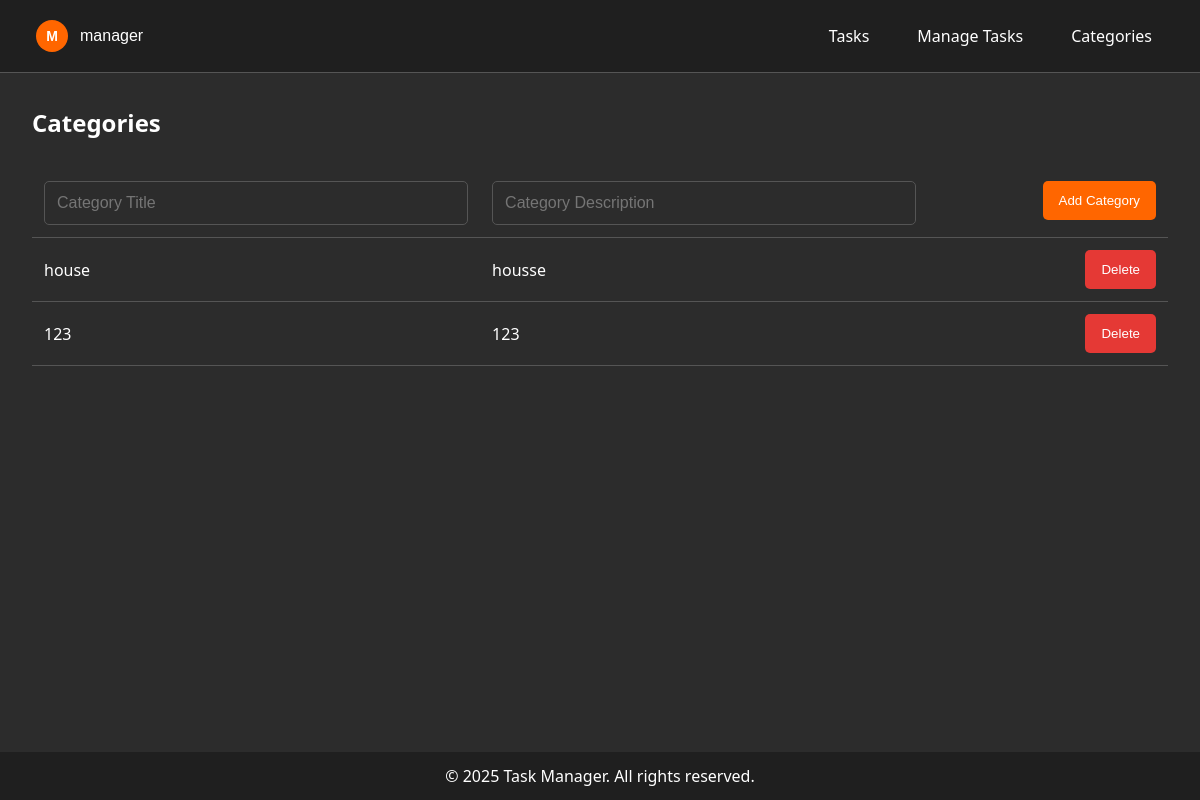
/trial-1/manage-categories/ (signed in), run on an earlier commit of the app's database.
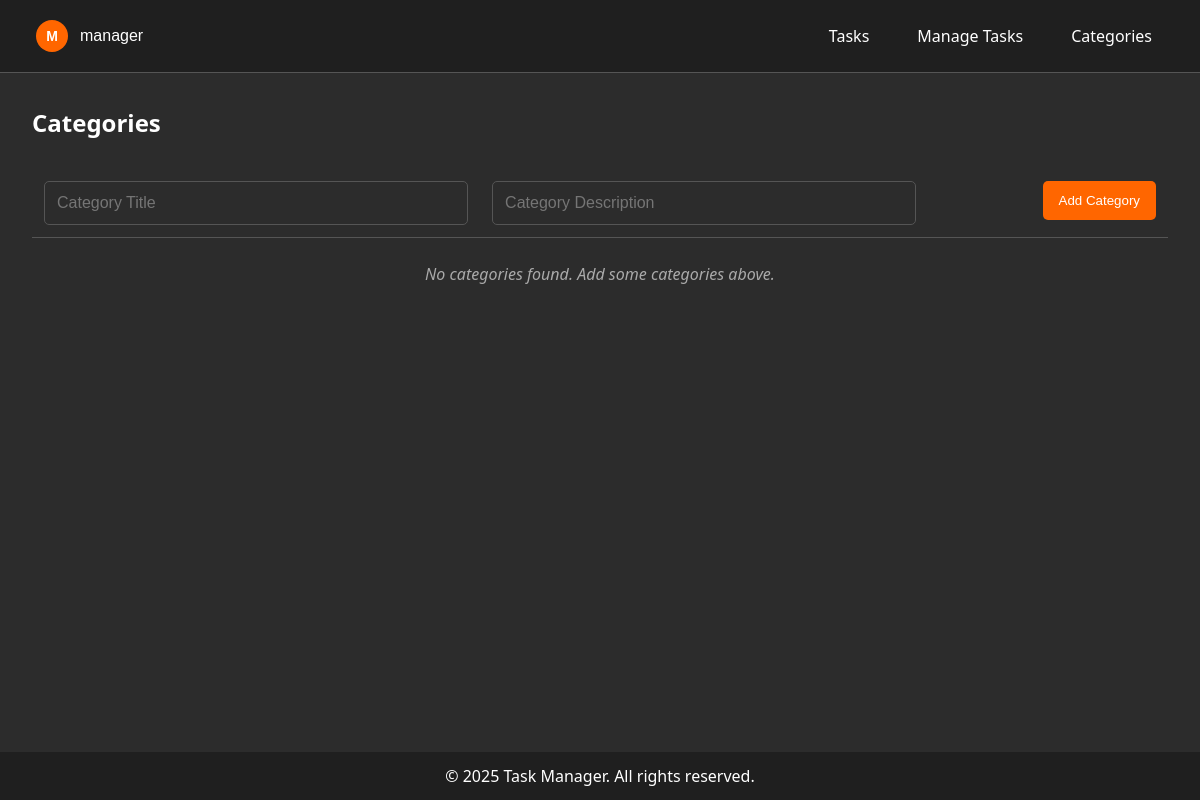
And on a later commit of the database.
### todo/models.py (models this page shows, shortened)
class Category(models.Model):
    title = models.CharField(max_length=100)
    description = models.TextField()
    desk = models.ForeignKey(Desk, on_delete=models.CASCADE, related_name="categories", null=True, blank=True)

### todo/views.py (the view)
# urls.py: path('<slug:desk_slug>/manage-categories/', views.manage_categories, name='categories_manage'),
@get_desk
@login_required
def manage_categories(request, desk):
    categories = Category.objects.filter(desk=desk)
    category_form = CategoryForm()  # Add this line to create a form instance
    return render(request, 'desk/manage-categories.html', {
        'categories': categories,
        'desk': desk,
        'form': category_form,  # Pass the form to the template
        'show_navbar': True,
        'show_footer': True
    })

### todo/forms.py
class CategoryForm(forms.ModelForm):
    class Meta:
        model = Category
        fields = ['title', 'description']
        widgets = {
            'title': forms.TextInput(attrs={
                'class': 'manage-input',
                'placeholder': 'Category Title',
                'required': True
            }),
            'description': forms.TextInput(attrs={
                'class': 'manage-input',
                'placeholder': 'Category Description'
            }),
        }

### todo/context_processors.py (called while the page is built)
def layout_context(request):
    return {
        'show_navbar': False,  # Default to not showing navbar
        'show_footer': False   # Default to not showing footer
    }

### todo/utils.py (called while the page is built)
def get_desk_by_slug(slug, user):
    desk_query = Q(slug=slug) & Q(user=user)
    shared_desk_ids = DeskUserShare.objects.filter(user=user).values_list('desk_id', flat=True)
    if shared_desk_ids:
        desk_query |= Q(slug=slug) & Q(id__in=shared_desk_ids)
    desk = get_object_or_404(Desk, desk_query)
    return desk

### todo/templates/desk/manage-categories.html (shortened to what this page needs)
{% extends "base.html" %}
{% load static %}
{% block extra_css %}
<link rel="stylesheet" href="{% static 'css/todo.css' %}">
{% endblock %}
{% block content %}
<div class="manage-container">
    <h2>Categories</h2>
    <table class="manage-table">
        <tr class="manage-row">
            <form method="post" action="{% url 'categories_add' desk_slug=desk.slug %}">
                <td class="manage-cell">
                    {{ form.title }}
                </td>
                <td class="manage-cell">
                    {{ form.description }}
                </td>
                <td class="manage-cell manage-actions">
                    <button type="submit" class="manage-button">Add Category</button>
                </td>
            </form>
        </tr>
        {% for category in categories %}
        <tr class="manage-row">
            <td class="manage-cell">{{ category.title }}</td>
            <td class="manage-cell">{{ category.description }}</td>
            <td class="manage-cell">
                <div class="manage-actions">
                    <form method="post" action="{% url 'categories_delete' desk_slug=desk.slug category_id=category.id %}">
                        <button type="submit" class="manage-button delete">Delete</button>
                    </form>
                </div>
            </td>
        </tr>
        {% empty %}
        <tr>
            <td colspan="3" class="manage-empty-message">No categories found. Add some categories above.</td>
        </tr>
        {% endfor %}
    </table>
</div>
{% endblock %}

### project/templates/base.html (shortened to what this page needs)
{% load static %}
<!DOCTYPE html>
<html lang="en">
<head>
    <link rel="stylesheet" href="{% static 'css/base.css' %}">
    <link rel="stylesheet" href="{% static 'css/variables.css' %}">
    <link rel="stylesheet" href="https://cdnjs.cloudflare.com/ajax/libs/font-awesome/5.15.4/css/all.min.css">
    {% block extra_css %}{% endblock %}
</head>
<body>
    {% if show_navbar %}
        {% include 'navbar.html' %}
    {% endif %}
    <main>
        {% block content %}{% endblock %}
    </main>
    {% if show_footer %}
        {% include 'footer.html' %}
    {% endif %}
</body>
</html>

### project/templates/navbar.html (shortened to what this page needs)
{% load static %}
<header>
    <nav class="navbar">
        <div class="navbar-left">
            <div class="dropdown">
                <button class="dropdown-toggle">
                    <div class="profile-icon">
                        {{ request.user.username.0|upper }}
                    </div>
                    <span class="dropdown-username">{{ request.user.username }}</span>
                </button>
            </div>
        </div>
        <div class="navbar-right">
            {% if desk %}
                <a href="{% url 'tasks_list' desk_slug=desk.slug %}" class="navbar-btn">Tasks</a>
                <a href="{% url 'tasks_manage' desk_slug=desk.slug %}" class="navbar-btn">Manage Tasks</a>
                <a href="{% url 'categories_manage' desk_slug=desk.slug %}" class="navbar-btn">Categories</a>
            {% endif %}
        </div>
    </nav>
</header>

### project/templates/footer.html
{% load static %}
<footer class="footer">
    <div class="footer-content">
        <p>&copy; 2025 Task Manager. All rights reserved.</p>
    </div>
</footer>

### project/static/css/base.css (style rules this page uses)
* { box-sizing: border-box; margin: 0; padding: 0; }
body { font-family: var(--font-family); font-size: var(--font-size-md); line-height: var(--line-height); background-color: var(--color-background); color: var(--color-text); display: flex; flex-direction: column; min-height: 100vh; }
header { background-color: var(--color-header-footer); color: var(--color-text); text-align: center; }
main { padding: var(--spacing-md); flex: 1; display: flex; flex-direction: column; }
footer { background-color: var(--color-header-footer); color: var(--color-text); text-align: center; padding: var(--spacing-sm) 0; width: 100%; }
a { color: var(--color-primary); text-decoration: none; transition: var(--transition-normal); }
h1, h2, h3, h4, h5, h6 { font-weight: var(--font-weight-bold); margin-bottom: var(--spacing-md); }
.message-box, .no-items-message, .no-desks-message, .no-categories-message, .no-tasks-message, .manage-empty-message { text-align: center; padding: var(--spacing-lg); margin-bottom: var(--spacing-md); color: var(--color-form-text-muted); font-style: italic; }
.form-control, .form-field input, .task-input, .task-select, .category-input, .manage-input, .manage-select { padding: var(--spacing-sm); border: 1px solid var(--color-form-border); border-radius: var(--border-radius); font-size: var(--font-size-md); background-color: var(--color-background); color: var(--color-text); width: 100%; }
.navbar { display: flex; justify-content: space-between; align-items: center; background-color: var(--color-header-footer); padding: var(--spacing-sm) var(--spacing-lg); border-bottom: 1px solid var(--color-form-border); }
.navbar-left { display: flex; align-items: center; position: relative; margin-right: auto; }
.navbar-right { display: flex; align-items: center; }
.navbar-btn { background-color: transparent; color: var(--color-text); padding: var(--spacing-sm) var(--spacing-md); border-radius: var(--border-radius); text-decoration: none; transition: background-color var(--transition-normal); margin: 0 var(--spacing-xs); }
.dropdown { position: relative; display: inline-block; }
.dropdown-toggle { background: none; border: none; cursor: pointer; display: flex; align-items: center; gap: var(--spacing-sm); color: var(--color-text); font-size: var(--font-size-md); padding: var(--spacing-xs) var(--spacing-sm); border-radius: var(--border-radius); transition: background-color var(--transition-normal); }
.dropdown-username { display: inline-block; max-width: var(--username-max-width); overflow: hidden; text-overflow: ellipsis; white-space: nowrap; }
.profile-icon { width: var(--profile-icon-size); height: var(--profile-icon-size); border-radius: var(--border-radius-circle); background-color: var(--color-primary); color: var(--color-text); display: flex; align-items: center; justify-content: center; font-weight: var(--font-weight-bold); font-size: var(--font-size-sm); }

### todo/static/css/todo.css (style rules this page uses)
.manage-container { width: 100%; max-width: var(--container-max-width); margin: 0 auto; padding: var(--spacing-md); }
.manage-container h2 { color: var(--color-text); padding-bottom: var(--spacing-sm); }
.manage-table, .tasks-table { width: 100%; border-collapse: collapse; margin-top: var(--spacing-md); margin-bottom: var(--spacing-xl); }
.manage-row, .task-row { border-bottom: 1px solid var(--color-form-border); }
.manage-cell, .task-cell { padding: var(--spacing-sm); vertical-align: middle; color: var(--color-text); }
.task-actions, .manage-actions { text-align: center; white-space: nowrap; display: flex; justify-content: flex-end; gap: var(--spacing-sm); }
.manage-empty-message { text-align: center; padding: var(--spacing-lg); color: var(--color-text-muted); font-style: italic; }
.manage-button, .schedule-button, .btn-action { padding: var(--spacing-sm) var(--spacing-md); background-color: var(--color-primary); color: white; border: none; border-radius: var(--border-radius); cursor: pointer; transition: background-color var(--transition-normal), transform var(--transition-fast); }

What changed in the data, as far as the page shows it:
removed Category: title "house", description "housse"
removed Category: title "123", description "123"
Also different on the page:
text now shown: "No categories found. Add some categories above."
